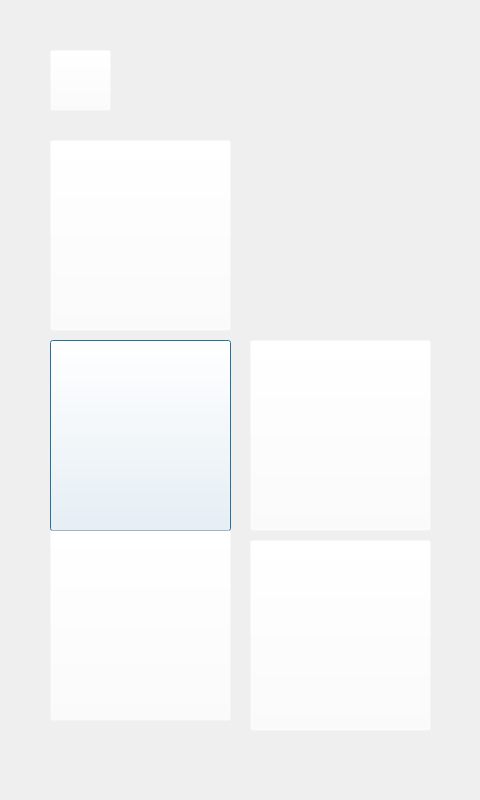
<?xml version="1.0" encoding="UTF-8"?>
<ui version="4.0">
 <class>Dialog</class>
 <widget class="QDialog" name="Dialog">
  <property name="geometry">
   <rect>
    <x>0</x>
    <y>0</y>
    <width>480</width>
    <height>800</height>
   </rect>
  </property>
  <property name="windowTitle">
   <string>Dialog</string>
  </property>
  <widget class="QLabel" name="label_2">
   <property name="geometry">
    <rect>
     <x>0</x>
     <y>0</y>
     <width>480</width>
     <height>800</height>
    </rect>
   </property>
   <property name="autoFillBackground">
    <bool>true</bool>
   </property>
   <property name="styleSheet">
    <string notr="true"/>
   </property>
   <property name="text">
    <string/>
   </property>
   <property name="pixmap">
    <pixmap>../assets/WaiterLITE-UI-13-1.png</pixmap>
   </property>
   <property name="scaledContents">
    <bool>true</bool>
   </property>
  </widget>
  <widget class="QPushButton" name="drinksButton">
   <property name="geometry">
    <rect>
     <x>50</x>
     <y>340</y>
     <width>181</width>
     <height>191</height>
    </rect>
   </property>
   <property name="styleSheet">
    <string notr="true">background-color: rgba(255, 255, 255, 0);</string>
   </property>
   <property name="text">
    <string/>
   </property>
  </widget>
  <widget class="QPushButton" name="backButton">
   <property name="geometry">
    <rect>
     <x>50</x>
     <y>50</y>
     <width>61</width>
     <height>61</height>
    </rect>
   </property>
   <property name="styleSheet">
    <string notr="true">background-color: rgba(255, 255, 255, 0);</string>
   </property>
   <property name="text">
    <string/>
   </property>
  </widget>
  <widget class="QPushButton" name="mainCourseButton">
   <property name="geometry">
    <rect>
     <x>50</x>
     <y>530</y>
     <width>181</width>
     <height>191</height>
    </rect>
   </property>
   <property name="styleSheet">
    <string notr="true">background-color: rgba(255, 255, 255, 0);</string>
   </property>
   <property name="text">
    <string/>
   </property>
  </widget>
  <widget class="QPushButton" name="dessertsButton">
   <property name="geometry">
    <rect>
     <x>250</x>
     <y>540</y>
     <width>181</width>
     <height>191</height>
    </rect>
   </property>
   <property name="styleSheet">
    <string notr="true">background-color: rgba(255, 255, 255, 0);</string>
   </property>
   <property name="text">
    <string/>
   </property>
  </widget>
  <widget class="QPushButton" name="startersButton">
   <property name="geometry">
    <rect>
     <x>250</x>
     <y>340</y>
     <width>181</width>
     <height>191</height>
    </rect>
   </property>
   <property name="styleSheet">
    <string notr="true">background-color: rgba(255, 255, 255, 0);</string>
   </property>
   <property name="text">
    <string/>
   </property>
  </widget>
  <widget class="QPushButton" name="chefSpecialsButton">
   <property name="geometry">
    <rect>
     <x>50</x>
     <y>140</y>
     <width>181</width>
     <height>191</height>
    </rect>
   </property>
   <property name="styleSheet">
    <string notr="true">background-color: rgba(255, 255, 255, 0);</string>
   </property>
   <property name="text">
    <string/>
   </property>
  </widget>
 </widget>
 <resources>
  <include location="../WaiterLITE01.qrc"/>
 </resources>
 <connections/>
</ui>
